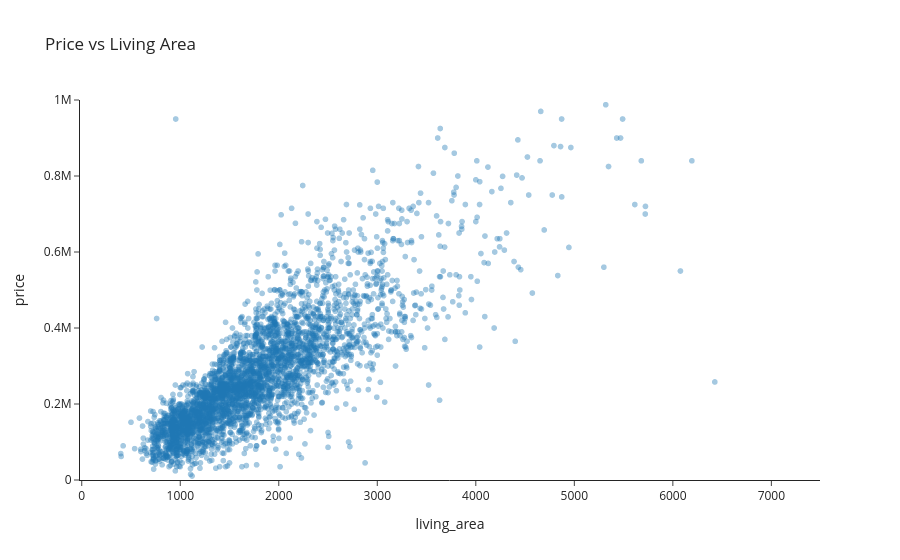

Source (notebook cell):
### Markdown cell above
If we strip out the city colouring and the trend line, we can see the raw cloud of points. The fan-out at higher square-footage is classic: large luxury homes have very wide pricing because location and finish matter much more at the high end.

### Code cell
fig = px.scatter(
    df,
    x="living_area",
    y="price",
    opacity=0.4,
    title="Price vs Living Area",
    template="simple_white",
)
fig.update_yaxes(range=[0, 1000000])
fig.show()

### Figure 1 — Plotly figure (JSON) as saved in the notebook; plotly's stock layout.template omitted (floating-point values rounded to 4 significant figures; data arrays with more than 128 entries replaced by an {"elided": "..."} marker saying what was removed)
{"data": [{"hovertemplate": "living_area=%{x}<br>price=%{y}<extra></extra>", "legendgroup": "", "marker": {"color": "#1F77B4", "opacity": 0.4, "symbol": "circle"}, "mode": "markers", "name": "", "showlegend": false, "type": "scattergl", "x": {"elided": "3736 float values"}, "xaxis": "x", "y": {"elided": "3736 int values"}, "yaxis": "y"}], "layout": {"legend": {"tracegroupgap": 0}, "title": {"text": "Price vs Living Area"}, "xaxis": {"anchor": "y", "domain": [0.0, 1.0], "title": {"text": "living_area"}}, "yaxis": {"anchor": "x", "domain": [0.0, 1.0], "range": [0, 1000000], "title": {"text": "price"}}}}
